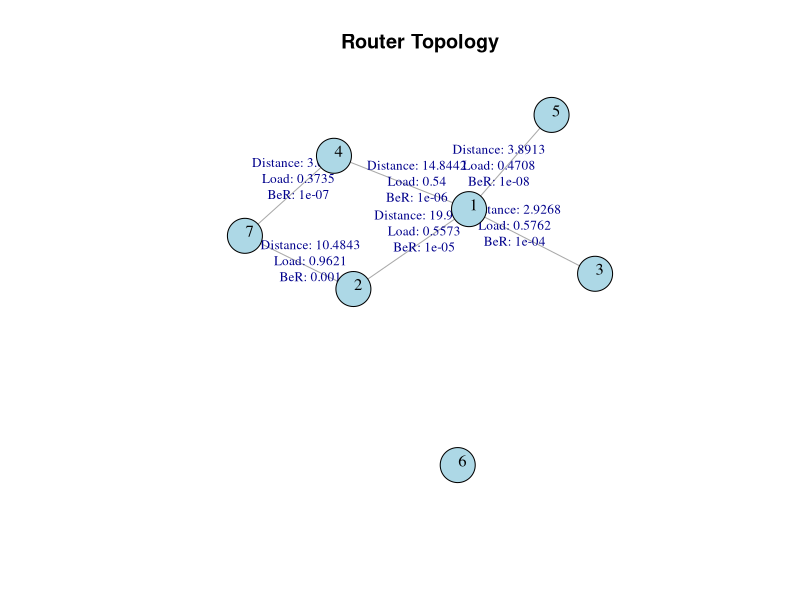
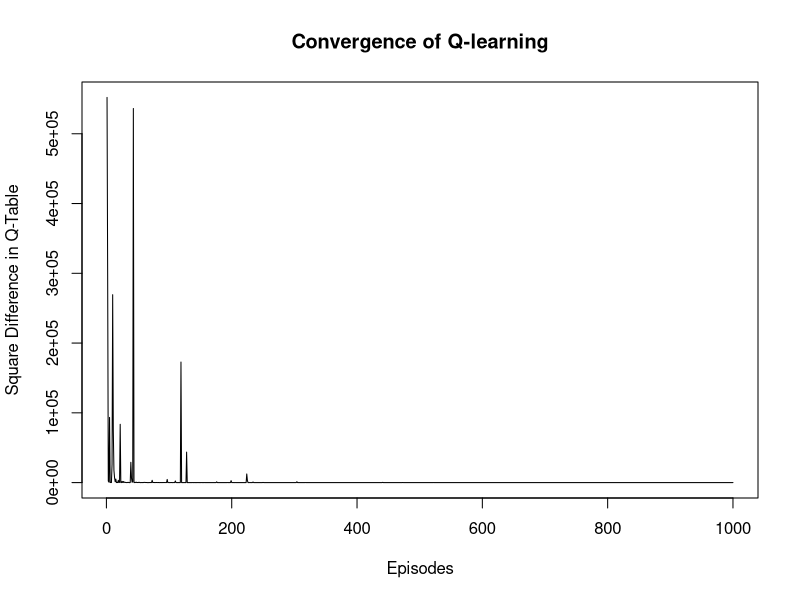

These figures' R source, in order: (Note: this script raises an error after producing the figures.)
rm(list=ls())
library(igraph)


################################################################################
#                       GENERATION OF RANDOM ROUTERS
################################################################################
create_states <- function(){
  "This is a function designed to generate the routers"
  
  # Generate a random number of states:
  num_states = sample(6:20, 1)
  
  # Create the states:
  states <- paste0("s", 1:num_states)
  
  # Take generated values to the environment:
  assign("num_states", num_states, envir = .GlobalEnv)
  assign("states", states, envir = .GlobalEnv)
}


################################################################################
#        GENERATION OF RANDOM VALUES OF DISTANCE, LOAD AND Bit Error Rate
################################################################################
generate_random_values <- function(num_states, num_paths){
  "This is a function used to generate random values of distance, load and BeR"
  
  # Create an empty adjacency matrix:
  adj_matrix <- matrix(0, nrow = num_states, ncol = num_states)
  
  # Fill the adjacency matrix with random values (1 or 0) to represent connections
  # between routers:
  for (i in 1:num_states) {
    for (j in 1:num_states) {
      if (i != j) {
        connection <- sample(c(0, 1), 1)
        adj_matrix[i, j] <- connection
        adj_matrix[j, i] <- connection
      }
    }
  }
  
  # Create the 3D arrays for each of the variables (the dimensions are 
  # num_states x num_states x num_paths).
  distance_values <- array(NA, dim = c(num_states, num_states, num_paths))
  load_values <- array(NA, dim = c(num_states, num_states, num_paths))
  ber_values <- array(NA, dim = c(num_states, num_states, num_paths))
  
  # Fill the arrays:
  for (i in 1:(num_states-1)) {  
    for (j in (i+1):num_states) { 
      
      # If condition to check whether there is a connection between router i and j.
      if (adj_matrix[i,j] == 1) {  
        
        # This loop iterates through each possible path between the nodes i and j.
        for (k in 1:num_paths){
          
          # For each path, it generates random values for distance, load and BeR.
          km <- runif(1, min = 1, max = 20)
          load <- runif(1, min = 0, max = 1)
          BeR <- 10^-(sample(3:8, 1))
          
          # Assign values to the arrays for both connections due to symmetry:
          distance_values[i, j, k] <- km; distance_values[j, i, k] <- km
          load_values[i, j, k] <- load; load_values[j, i, k] <- load
          ber_values[i, j, k] <- BeR; ber_values[j, i, k] <- BeR
        }
      }
    }
  }
  
  # Take generated values to the environment:
  assign("adj_matrix", adj_matrix, envir = .GlobalEnv)
  assign("distance_values", distance_values, envir = .GlobalEnv)
  assign("load_values", load_values, envir = .GlobalEnv)
  assign("ber_values", ber_values, envir = .GlobalEnv)
}


################################################################################
#                 SELECTION OF BEST PATHS (BASED ON PENALTIES)
################################################################################
calculate_total_cost <- function(distance_km, load, BeR) {
  "This is a function used to compute the total cost of a certain path based on
  distance, load and BeR values"
  
  # Penalization of propagation delay: we penalize 5us for each km in the fiber.
  propagation_delay = 5 * distance_km
  
  # Penalization of transmission queue delay: we penalize 1 us x (1/(1-load)).
  tranmission_queue_delay = 1/(1-load)
  
  # Penalization of BeR:
  if (BeR >= 10^-4 && BeR <= 1){
    ber_penalty = 1000
  } else if (BeR > 10^-5 && BeR < 10^-4){
    ber_penalty = 50
  } else {
    ber_penalty = 0
  }
  
  # Sum of penalties:
  return (propagation_delay + tranmission_queue_delay + ber_penalty)
}

select_best_paths <- function(num_states, num_paths, adj_matrix, distance_values, load_values, ber_values){
  "The main goal of this function is to go through all the possible paths from
  one router to another and select the one with the lowest cost"
  
  # Construct 4 matrices:
  # 1. cost_matrix: it will store the cost of the shortest paths.
  cost_matrix <- matrix(-Inf, nrow = num_states, ncol = num_states)
  
  # 2. chosen_distance: it will store the distance between routers of the path
  # that gave the lowest cost.
  chosen_distance <- matrix(NA, nrow = num_states, ncol = num_states)
  
  # 3. chosen_load: it will store the load between routers of the path
  # that gave the lowest cost.
  chosen_load <- matrix(NA, nrow = num_states, ncol = num_states)
  
  # 4. chosen_ber: it will store the BeR between routers of the path
  # that gave the lowest cost.
  chosen_ber <- matrix(NA, nrow = num_states, ncol = num_states)
  
  # Traverse through every possible combination of nodes:
  for (i in 1:num_states) {
    for (j in 1:num_states) {
      
      # Check if routers i and j are connected:
      if (adj_matrix[i,j] == 1) {
        min_cost <- Inf
        chosen_path_k <- NA  # Track the path 'k' that gave the minimum cost
        
        # Iterate through each possible path:
        for (k in 1:num_paths) {
          
          #For each path k, this code retrieves its distance, load, and Bit
          # error rate (BeR) values from the 3D arrays:
          km_value <- distance_values[i, j, k]
          load_value <- load_values[i, j, k]
          ber_value <- ber_values[i, j, k]
          
          # Check if any of the values is NA:
          if (!anyNA(c(km_value, load_value, ber_value))){
            
            # Compute the cost of the given path:
            cost <- calculate_total_cost(km_value, load_value, ber_value)
            
            # If the computed cost of the path k is less than the current min_cost,
            # then min_cost is updated to this new value and the index k of this
            # path is stored in chosen_path_k:
            if (cost < min_cost) {
              min_cost <- cost
              chosen_path_k <- k 
            }
          }
        }
        
        # Assign the cost to the path and store the respective km, load, and BeR values:
        cost_matrix[i, j] <- -min_cost
        if (!is.na(chosen_path_k)) {
          chosen_distance[i, j] <- distance_values[i, j, chosen_path_k]
          chosen_ber[i, j] <- ber_values[i, j, chosen_path_k]
          chosen_load[i, j] <- load_values[i, j, chosen_path_k]
        }
      }
    }
  }
  
  # Take generated values to the environment:
  assign("cost_matrix", cost_matrix, envir = .GlobalEnv)
  assign("chosen_distance", chosen_distance, envir = .GlobalEnv)
  assign("chosen_ber", chosen_ber, envir = .GlobalEnv)
  assign("chosen_load", chosen_load, envir = .GlobalEnv)
}


################################################################################
#                             REPRESENT THE TOPOLOGY
################################################################################
plot_topology <- function(adj_matrix, chosen_distance, chosen_load, chosen_ber){
  "This is a function used to plot the topology of the current environment"
  
  # Call the "igraph" library:
  library(igraph)
  
  # Create the graph:
  g <- graph_from_adjacency_matrix(adjmatrix=adj_matrix, mode="undirected", weighted=NULL, diag=FALSE)
  
  # Create the edge labels to show in the graph the distance, load and BeR values
  # of each connection between each router:
  edge_labels = c()
  for (i in 1:(num_states-1)){
    for (j in (i+1):num_states){
      if (adj_matrix[i,j] == 1){
        label <- paste(
          "Distance:", round(chosen_distance[i,j], 4), 
          "\nLoad:", round(chosen_load[i,j], 4), 
          "\nBeR:", chosen_ber[i,j],
          "\n"
        )
        edge_labels = c(edge_labels, label)
      }
    }
  }
  
  # Plot the graph:
  plot(g, 
       layout = layout_with_fr,
       vertex.color = "lightblue", 
       vertex.size = 20, 
       vertex.label.color = "black",
       vertex.label.cex = 1,
       vertex.label.dist = 0.5,
       edge.label.cex = 0.8,
       edge.label = edge_labels,
       main = "Router Topology") 
}


################################################################################
#                  SOLVE THE PROPOSED SCENARIO USING Q-LEARNING
################################################################################
get_convergence_epsiode <- function(all_q_tables){
  "This is a function that has the main goal of returning the episode in which
  Q-learning converges"
  
  # Definition of general variables:
  threshold <- 0.01
  convergence_episode <- NA
  
  # Start the process from Q-table number 21, since we consider the 20 previous
  # Q-tables for checking convergence (explained in detail below):
  for (i in 21:length(all_q_tables)){
    current <- all_q_tables[[i]]
    
    # Obtain the 20 previous Q-tables:
    prev_20_q <- all_q_tables[(i-20):(i-1)]
    
    # Initially declare the sum as 0:
    total_sum = 0
    
    # Go through the 20 previous Q-tables and sum them:
    for (j in 1:length(prev_20_q)){
      mat_i <- prev_20_q[[j]]
      total_sum <- total_sum + sum(mat_i[is.finite(mat_i)])
    }
    
    # Obtain the mean:
    prev_20_mean <- total_sum/20
    
    # We consider it has converged when the square sum of the current episode
    # and the mean of the 20 previous ones is less than the threshold.
    sum_current_one <- sum(current[is.finite(current)])
    differ <- (abs(sum(sum_current_one - prev_20_mean)))^2
    if (differ <= 0.01)
      break
  }
  
  # Show the convergence episode:
  cat("Convergence detected at episode:", i, "\n")
}

solve_scenario_qlearning <- function(num_states, adj_matrix, alpha, gamma, epsilon, num_episodes, cost_matrix){
  "This is a function that has the goal of solving a specific scenario using Q-learning"
  
  # Initialize a Q-table with all zeros. Then, any entry in the Q-table that
  # corresponds to a pair of nodes that aren't directly connected is set to
  # negative infinity to ensure those actions are not chosen.
  Q_table <- matrix(0, nrow = num_states, ncol = num_states)
  Q_table[adj_matrix == 0] <- -Inf
  
  # Create two variables "q_table_differences" and "previous_q_table". The former
  # will track the squared difference between Q-tables of consecutive episodes;
  # the latter, on the other side, will help us maintain the previous Q-table.
  q_table_differences <- numeric(num_episodes)
  previous_q_table <- matrix(0, nrow = num_states, ncol = num_states)
  previous_q_table[adj_matrix == 0] <- -Inf  # Initialize with -Inf for invalid actions
  
  # List to store all Q-tables for every episode:
  all_q_tables <- list()  
  
  # Start a loop over a specified number of episodes. In each episode, the agent
  # will navigate through the network to learn the optimal path:
  for (episode in 1:num_episodes) {
    
    # Randomly choose a starting state:
    state <- sample(1:num_states, 1)  
    
    # This list will keep track of all nodes the agent visits in this episode to
    # avoid loops.
    visited_nodes <- c(state)
    
    while (TRUE) {  
      possible_actions <- which(adj_matrix[state, ] == 1)
      
      # Epsilon-greedy Strategy: with probability epsilon, the agent chooses a
      # a random action from the available ones (exploration), and with probability
      # 1-epsilon, the agent chooses the action with the highest current Q-value
      # (exploitation).
      
      # A random number between 0 and 1 is generated: is it less than epsilon?
      # Then explore; otherwise? Exploit.
      if (runif(1) < epsilon) {
        # Exploration:
        valid_actions <- setdiff(possible_actions, visited_nodes)
        if (length(valid_actions) == 0) {
          break
        }
        action <- sample(valid_actions, 1)
        
        # Exploitation:
      } else {
        valid_actions <- setdiff(possible_actions, visited_nodes)
        if (length(valid_actions) == 0) {
          break
        }
        action_values <- Q_table[state, valid_actions]
        action_index <- which.max(action_values)
        action <- valid_actions[action_index]
      }
      
      # Update visited nodes:
      visited_nodes <- c(visited_nodes, action)
      
      # Finally: 
      # 1. Get a reward for the chosen action from the cost_matrix:
      reward <- cost_matrix[state, action] # agent tries to maximize its reward by minimizing the cost
      
      # 2. Calculate the expected reward by considering the maximum Q-value from
      # the next state (action), discounted by gamma.
      future_reward <- gamma * max(Q_table[action, ])
      
      # 3. Use the Q-learning formula to update the Q-value in the Q-table for
      # the current state and action.
      Q_table[state, action] <- (1-alpha)*Q_table[state, action] + alpha*(reward + future_reward)
      
      # The agent moves to the next state, which corresponds to the action it chose:
      state <- action  
    }
    
    # Track the squared difference for finite values:
    differences <- (abs(Q_table - previous_q_table))^2
    
    # By excluding the "Inf" values when calculating the error, we ensure that
    # we get a more representative measure of how much the Q-table has truly
    # changed in areas that can learn and change. It's a way to focus on the 
    # aspects of the Q-table that are relevant to the learning process.
    q_table_differences[episode] <- sum(differences[is.finite(differences)])
    previous_q_table <- Q_table
    all_q_tables[[episode]] <- Q_table
  }
  
  # Take generated values to the environment:
  assign("Q_table", Q_table, envir = .GlobalEnv)
  assign("q_table_differences", q_table_differences, envir = .GlobalEnv)
  assign("all_q_tables", all_q_tables, envir = .GlobalEnv)
  
  # Show generated values:
  plot(q_table_differences, type="l", xlab="Episodes",
       ylab="Square Difference in Q-Table",
       main="Convergence of Q-learning")
  get_convergence_epsiode(all_q_tables)
}


################################################################################
#                                   BEST PATH
################################################################################
get_best_path_after_learning <- function(Q_table, start_node, end_node, adj_matrix) {
  "Gives the best route from a starting node to a destination node based on the highest cumulative reward (lowest negative reward)"
  
  # Obtain the number of states using the Q-table:
  num_states <- nrow(Q_table)
  
  # Initialize distance, previous node and visited variables:
  # 1. distance: It represents the shortest known distance (or, in this case,
  #   the highest cumulative reward) from the start_node to every other node.
  distance <- rep(Inf, num_states)
  
  # 2. previous: This vector keeps track of the previous node on the best path
  #   from the start_node to every other node. It's used for backtracking to find
  #   the best path once Dijkstra's algorithm completes.
  previous <- rep(0, num_states)
  
  # 3. visited: This vector is a boolean flag for each state/node indicating
  #   if it has been visited (considered) in Dijkstra's algorithm. It ensures we
  #   don't reconsider nodes we've already processed.
  visited <- rep(FALSE, num_states)
  
  # Start node distance is 0:
  distance[start_node] <- 0
  
  # Find the shortest path using Dijkstra's algorithm with negative rewards:
  for (i in 1:num_states) {
    # Find the node with the minimum distance among unvisited nodes:
    min_distance <- Inf
    min_index <- -1
    
    for (v in 1:num_states) {
      # The inner loop iterates over all nodes to find the node with the minimum 
      # distance (highest reward in our case) that hasn't been visited. This node
      # is represented by min_index.
      if (!visited[v] && distance[v] < min_distance) {
        min_distance <- distance[v]
        min_index <- v
      }
    }
    
    if (min_index == -1) {
      # If min_index remains as -1, it indicates that there are no more reachable
      # nodes left to consider. Thus, we can break out of the outer loop.
      break
    }
    
    # Mark node as visited:
    visited[min_index] <- TRUE
    
    for (v in 1:num_states) {
      # This second inner loop checks each neighboring node v of the current
      # min_index node.
      
      if (!visited[v] && adj_matrix[min_index, v] == 1) {
        # This condition ensures that the neighbor v has not been visited and
        # is directly connected to the current node.
        
        alt <- distance[min_index] + (-Q_table[min_index, v])
        # For each valid neighbor, the algorithm calculates an alternate distance (alt),
        # which is the sum of the current node's distance and the negative Q-value
        # (negative to transform reward into cost).
        
        if (alt < distance[v]) {
          # If this alternate distance is less than the currently known distance
          # to the neighbor, then:
          #   1. The distance for the neighboring node v is updated with this new value.
          #   2. The previous vector for the neighbor v is set to the current node (min_index),
          #     indicating the current node is the best predecessor for the neighbor
          #     on the shortest path from the start node.
          distance[v] <- alt
          previous[v] <- min_index
        }
      }
    }
  }
  
  # Reconstruct the path from end_node to start_node. The path is initialized 
  # with the end_node because we're going to backtrack from our destination
  # (end_node) to our starting point (start_node). 
  path <- c(end_node)
  current_node <- end_node
  while (current_node != start_node) {
    # The loop continues as long as the current_node isn't the start_node, which
    # means we haven't reached the beginning of our path yet.
    
    # This line looks up the previous array to find the predecessor of the
    # current_node. The previous array contains the best predecessor for each
    # node as determined by the Dijkstra's algorithm:
    current_node <- previous[current_node]
    
    # Add node to path:
    path <- c(current_node, path)
  }
  
  # Take generated values to the environment:
  assign("path", path, envir = .GlobalEnv)
  
  # Show generated values:
  cat("Path from ", start_node, " to ", end_node, " (based on highest cumulative reward):\n")
  print(path)
}


################################################################################
#                             SOLVE RANDOM SCENARIO
################################################################################
# Define some general variables:
num_paths = 2
alpha = 0.5
gamma = 0.9
epsilon = 0.1
num_episodes = 1000

# STEP 1: Create the routers.
create_states()

# STEP 2: Generate the paths.
generate_random_values(num_states, num_paths)

# STEP 3: Select the best paths based on lowest costs.
select_best_paths(num_states, num_paths, adj_matrix, distance_values, load_values, ber_values)

# STEP 4: Plot the topology.
plot_topology(adj_matrix, chosen_distance, chosen_load, chosen_ber)

# STEP 5: Use Q-learning to explore the environment,
solve_scenario_qlearning(num_states, adj_matrix, alpha, gamma, epsilon, num_episodes, cost_matrix)

# Obtain the path to from every node to every other node:
for (i in 1:num_states){
  for (j in 1:num_states){
    if (i != j){
      get_best_path_after_learning(Q_table, start_node = i, end_node = j, adj_matrix)
      cat("\n")
    }
  }
}
